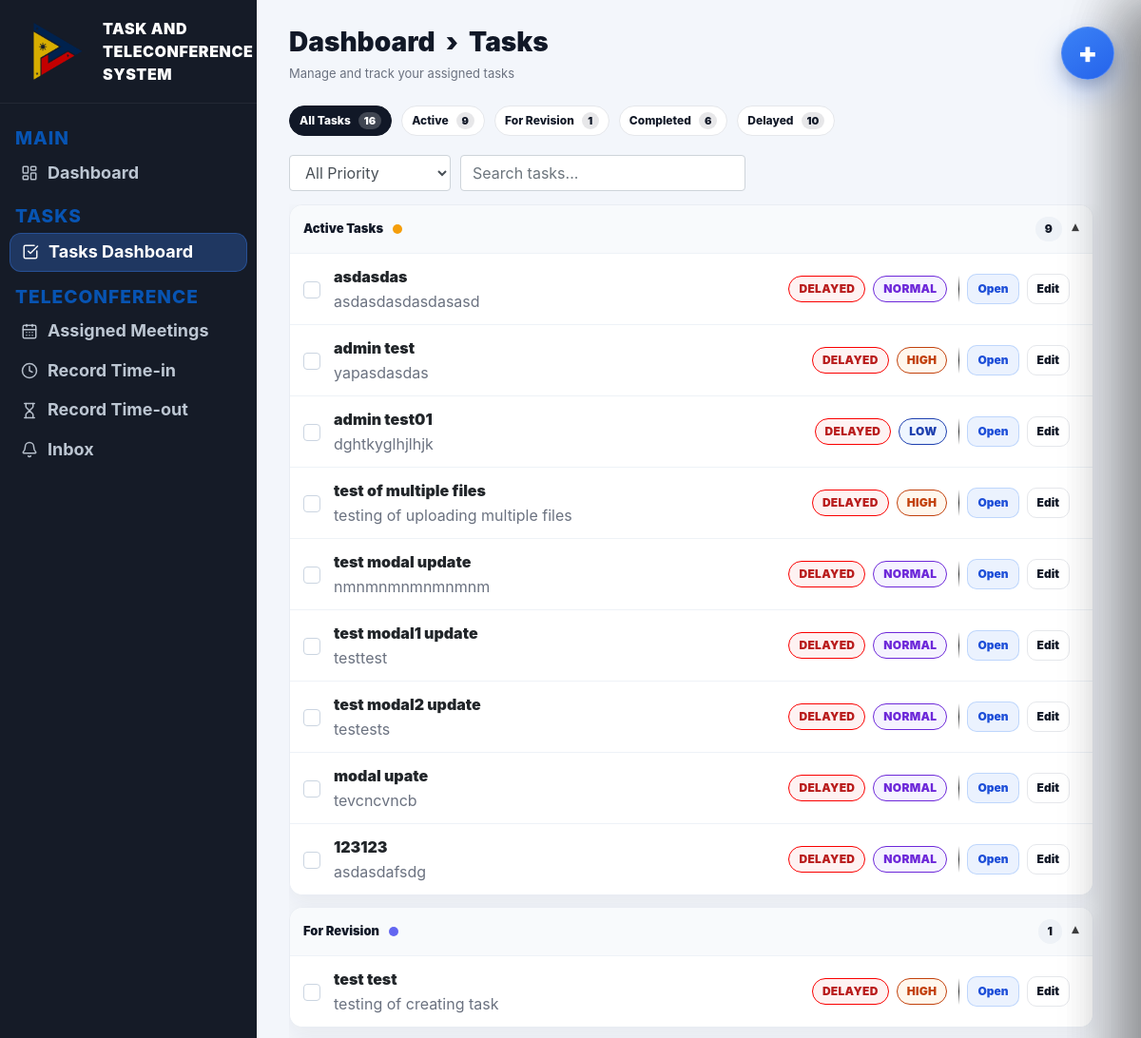
Page /task-dashboard (signed in, upper part) on the earlier database version.
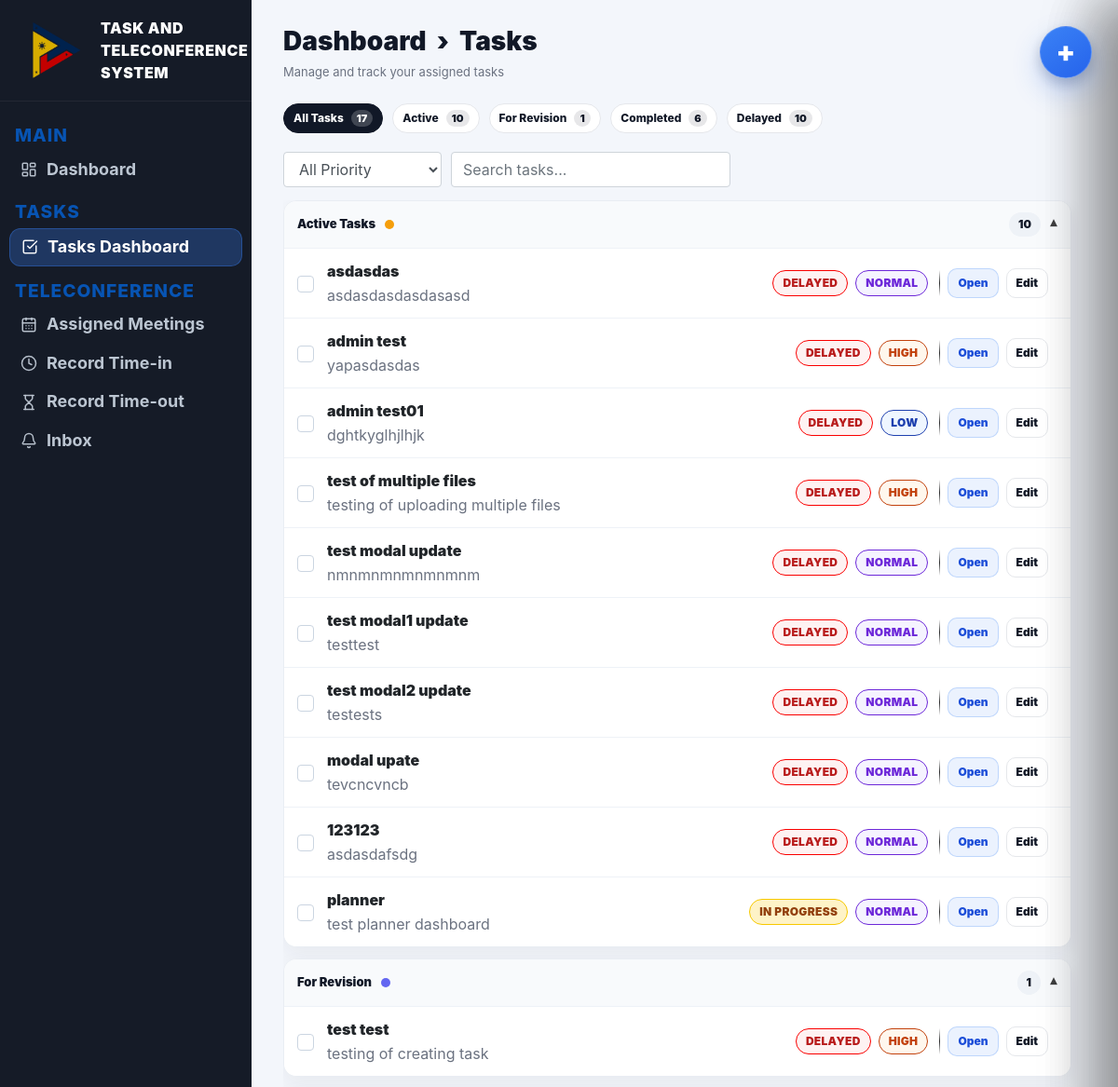
Same page on the later database version.
### website/models.py (models this page shows)
class Task(db.Model):
    id = db.Column(db.Integer, primary_key=True)
    title = db.Column(db.String(200), nullable=False)
    description = db.Column(db.Text)
    assigned_to = db.Column(db.Integer, db.ForeignKey('user.id'))
    assigned_user = db.relationship('User', foreign_keys=[assigned_to])
    status = db.Column(db.String(50), default="assigned")
    priority = db.Column(db.String(20), default="normal")
    deadline = db.Column(db.DateTime)
    file_path = db.Column(db.String(300))
    last_edited_by = db.Column(db.Integer, nullable=True)
    last_edited_at = db.Column(db.DateTime, server_default=func.now(), onupdate=func.now())
    created_at = db.Column(db.DateTime(timezone=True), server_default=func.now())

### website/views.py (the view)
@views.route('/task-dashboard')
@login_required
def task_dashboard():
    if current_user.is_admin:
        tasks = Task.query.order_by(Task.created_at.desc()).all()
    else:
        tasks = Task.query.all()
    unread_count = Notification.query.filter_by(user_id=current_user.id, is_read=False).count()
    return render_template(
        "task_dashboard.html",
        user=current_user,
        tasks=tasks,
        unread_count=unread_count,
        now_dt=ph_now(),
    )

### website/views.py (called while the page is built)
def ph_now():
    return datetime.now(timezone.utc).astimezone(PH_TIMEZONE).replace(tzinfo=None)

### website/templates/task_dashboard.html (shortened to what the changed rows need)
{% extends "base.html" %}
{% block content %}
<div class="main-inner">
  <h1 class="td-title">Dashboard &nbsp;›&nbsp; Tasks</h1>
  {% set all_count = tasks|length if tasks else 0 %}
  {% set revision_tasks = tasks|selectattr("status","equalto","for_revision")|list if tasks else [] %}
  {% set revision_count = revision_tasks|length %}
  {% set completed_tasks = tasks|selectattr("status","equalto","completed")|list if tasks else [] %}
  {% set completed_count = completed_tasks|length %}
  {% set delayed_tasks = tasks|rejectattr("status","equalto","completed")
                              |selectattr("deadline")
                              |selectattr("deadline","lt",now_dt)
                              |list if tasks else [] %}
  {% set delayed_count = delayed_tasks|length %}
  {% set active_tasks = tasks|rejectattr("status","equalto","completed")
                            |rejectattr("status","equalto","for_revision")
                            |list if tasks else [] %}
  {% set active_count = active_tasks|length %}
  <div class="td-pills">
    <button class="pill-tab active" type="button" data-filter="all">
      All Tasks <span class="pill-count">{{ all_count }}</span>
    </button>
    <button class="pill-tab" type="button" data-filter="active">
      Active <span class="pill-count">{{ active_count }}</span>
    </button>
  </div>
  <div class="scroll">
    <div class="sec open" data-section="active">
      <button class="sec-h" type="button">
        <div style="display:flex; align-items:center; gap:10px;">
          <span class="sec-count">{{ active_count }}</span>
          <span class="sec-caret">▾</span>
        </div>
      </button>
      <div class="sec-body">
        {% if active_tasks and active_tasks|length > 0 %}
          {% for task in active_tasks %}
            {% set is_delayed = task.status != 'completed' and task.deadline and task.deadline < now_dt %}
            <div class="task-row task-item"
                 id="task-{{ task.id }}"
                 data-task-id="{{ task.id }}"
                 data-status="{{ task.status }}"
                 data-original-status="{{ task.status }}"
                 data-title="{{ (task.title ~ ' ' ~ (task.description or ''))|lower }}"
                 data-priority="{{ (task.priority or 'normal')|lower if task.priority is defined else 'normal' }}"
                 data-deadline="{{ task.deadline.strftime('%Y-%m-%dT%H:%M:%S') if task.deadline else '' }}">
              <div class="task-left">
                <button type="button"
                        class="task-check task-check-btn"
                        aria-label="Toggle complete"
                        data-complete-task="{{ task.id }}"></button>
                <div class="task-info">
                  <a class="task-title-link"
                     href="{{ url_for('views.task_dashboard') }}?focus={{ task.id }}"
                     data-focus-task="{{ task.id }}">
                    {{ task.title }}
                  </a>
                  <div class="task-meta">
                    {{ task.description }}
                  </div>
                </div>
                <div class="task-tags">
                  <span class="status {{ 'st-delayed' if is_delayed else 'st-pending' }}" data-status-pill>{{ 'DELAYED' if is_delayed else task.status|replace("_"," ")|upper }}</span>
                  {% set pr = (task.priority or 'normal')|lower %}
                  <span class="prio prio-{{ pr }}">{{ pr|upper }}</span>
                </div>
              </div>
              <div class="task-right">
                <div class="task-actions">
                  <button type="button" class="btn-mini" data-open-task="{{ task.id }}">Open</button>
                  <button type="button" class="btn-mini ghost" data-edit-task="{{ task.id }}">Edit</button>
                </div>
              </div>
            </div>
          {% endfor %}
        {% else %}
          <div style="padding:12px 14px; color:#6b7280;" data-empty-state="active">No active tasks.</div>
        {% endif %}
      </div>
    </div>
    <div class="sec open" data-section="revision">
      <div class="sec-body">
        {% if revision_tasks and revision_tasks|length > 0 %}
          {% for task in revision_tasks %}
            {% set is_delayed = task.status != 'completed' and task.deadline and task.deadline < now_dt %}
            <div class="task-row task-item"
                 id="task-{{ task.id }}"
                 data-task-id="{{ task.id }}"
                 data-status="{{ task.status }}"
                 data-original-status="{{ task.status }}"
                 data-title="{{ (task.title ~ ' ' ~ (task.description or ''))|lower }}"
                 data-priority="{{ (task.priority or 'normal')|lower }}"
                 data-deadline="{{ task.deadline.strftime('%Y-%m-%dT%H:%M:%S') if task.deadline else '' }}">
              <div class="task-left">
                <button type="button"
                        class="task-check task-check-btn"
                        aria-label="Toggle complete"
                        data-complete-task="{{ task.id }}"></button>
                <div class="task-info">
                  <a class="task-title-link"
                     href="{{ url_for('views.task_dashboard') }}?focus={{ task.id }}"
                     data-focus-task="{{ task.id }}">
                    {{ task.title }}
                  </a>
                  <div class="task-meta">{{ task.description }}</div>
                </div>
                <div class="task-tags">
                  <span class="status {{ 'st-delayed' if is_delayed else 'st-pending' }}" data-status-pill>{{ 'DELAYED' if is_delayed else task.status|replace("_"," ")|upper }}</span>
                  {% set pr = (task.priority or 'normal')|lower %}
                  <span class="prio prio-{{ pr }}">{{ pr|upper }}</span>
                </div>
              </div>
              <div class="task-right">
                <div class="task-actions">
                  <button type="button" class="btn-mini" data-open-task="{{ task.id }}">Open</button>
                  <button type="button" class="btn-mini ghost" data-edit-task="{{ task.id }}">Edit</button>
                </div>
              </div>
            </div>
          {% endfor %}
        {% else %}
          <div style="padding:12px 14px; color:#6b7280;" data-empty-state="revision">No tasks for revision.</div>
        {% endif %}
      </div>
    </div>
    <br><br>
  </div>
</div>
{% endblock %}

Differences in the rows shown:
added Task: title "planner", description "test planner dashboard", status "IN PROGRESS", priority "NORMAL", shown under "Dashboard › Tasks"
Other differences:
{{ all_count }}: "16" → "17"
{{ active_count }}: "9" → "10"
